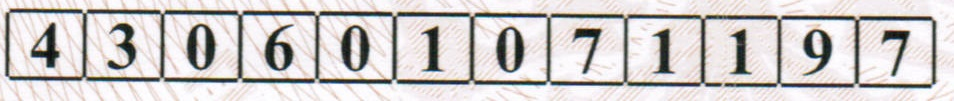
#> input picture image/frames/1.jpg, 954 x 101 px, found by its file name; its folder holds only this picture in this run
$ python generate_digits_from_image.py   (older library calls are emulated)
#> lines starting #> are read from the running program, lines starting #| are printed output that depends on the picture; after the words box and inside, x2 and y2 are one past the last pixel; in counts of white or black regions, pixels touching at a corner belong together
#> further down, image_rgb is the input picture: shape (101, 954, 3); mean B, G, R 201.8, 202.7, 207
import os
import cv2
import numpy as np
import matplotlib.pyplot as plt

images_dir = 'image/frames'


def crop_image_by_rect(image, rect):
    return image[rect[1]:rect[1] + rect[3], rect[0]:rect[0] + rect[2]]


def crop_image_by_center_wh(image, center, w, h):
    return image[center[1] - h // 2:center[1] + h // 2, center[0] - w // 2:center[0] + w // 2]


def crop_image_by_2_corners(image, top_left, bottom_right):
    return image[top_left[1]:bottom_right[1], top_left[0]:bottom_right[0]]


def crop_image_by_4_corners(image, corners):
    top_left = tuple(corners[0][0])
    bottom_right = tuple(corners[2][0])

    return crop_image_by_2_corners(image, top_left, bottom_right)


def prepare_image(image, threshold_level, inverse=False):
#> called with threshold_level = 90, inverse = True
    img_gray = cv2.cvtColor(image, cv2.COLOR_BGR2GRAY)
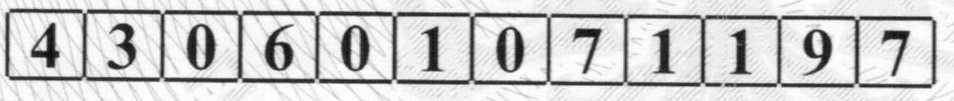
#> img_gray: shape (101, 954); min 10, max 255, mean 203.9

    # Threshold binary
    if inverse:
        ret, thresh_bin = cv2.threshold(img_gray, threshold_level, 255, cv2.THRESH_BINARY_INV)
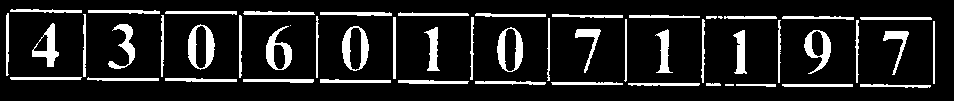
#> thresh_bin: shape (101, 954); 12.7% white; 54 white regions (3 under 20 px)
#> ret = 90
    else:
        ret, thresh_bin = cv2.threshold(img_gray, threshold_level, 255, cv2.THRESH_BINARY)

    return thresh_bin


def find_digit_frames(img):
    img_thresh = prepare_image(img, 200)

    m2, finded_contours, hierarchy = cv2.findContours(img_thresh, cv2.RETR_TREE, cv2.CHAIN_APPROX_SIMPLE)

    digit_frame_list = []
    for cnt in finded_contours:
        peri = cv2.arcLength(cnt, True)
        approx = cv2.approxPolyDP(cnt, 0.13 * peri, True)
        area_threshold = 10
        area = cv2.contourArea(cnt)

        if len(approx) == 4 and area > area_threshold:
            img_thresh_hard = prepare_image(img, 127)
            digit_frame = crop_image_by_4_corners(img_thresh_hard, approx)

            digit_frame_list.append(digit_frame)

    fig = plt.figure()
    for i, digit_frame in enumerate(reversed(digit_frame_list)):
        fig.add_subplot(1, len(digit_frame_list), i + 1)
        plt.axis('off')
        plt.imshow(digit_frame, cmap='gray')
    plt.show()

    return reversed(digit_frame_list)


def find_digit_inside_frame(img):
    img_thresh = prepare_image(img, 90, inverse=True)
    img_shape = img_thresh.shape
#> img_shape = (101, 954)

    # Get contours
    m2, finded_contours, hierarchy = cv2.findContours(img_thresh.copy(), cv2.RETR_EXTERNAL, cv2.CHAIN_APPROX_SIMPLE)
#> finded_contours = 54 contours, 4 with area under 20; largest, box (x1, y1, x2, y2) and area: (188, 24, 215, 70) 916, (342, 26, 369, 71) 904, (497, 27, 523, 72) 876, (804, 30, 831, 74) 653, (266, 26, 292, 70) 652

    # Get rectangles contains each contour
    rects = [cv2.boundingRect(ctr) for ctr in finded_contours]
#> rects = 54 items, first 6: (860, 84, 71, 4), (782, 84, 71, 3), (736, 84, 40, 3), (725, 84, 9, 2), (706, 83, 15, 3), (628, 83, 72, 3)

    digit_frame_list = []
    for rect in rects:
        digit_frame = crop_image_by_rect(img_thresh, rect)

        # Horizon pads count = height * 1 / 5. If equal 0, then min 1
        horizon_pads_count = rect[3] * 2 // 5
        if horizon_pads_count == 0:
            horizon_pads_count = 1
        # Vertical pads count = ((horizon_pads_count * 2 + img_height) - img_width) // 2
        vertical_pads_count = ((horizon_pads_count * 2 + rect[3]) * 5 // 6 - rect[2]) // 2
        if vertical_pads_count <= 0:
            vertical_pads_count = 1

        # Add padding
        digit_frame = np.pad(digit_frame, ((horizon_pads_count, horizon_pads_count), (vertical_pads_count, vertical_pads_count)),
               'constant', constant_values=(0, 0))

        digit_frame_list.append(cv2.bitwise_not(digit_frame))
#> this loop made 54 passes
#> (rect, digit_frame) on pass 24: ((290, 25, 1, 1), [[0, 0, 0], [0, 255, 0], [0, 0, 0]])
#> rect on passes 1 to 6: (860, 84, 71, 4), (782, 84, 71, 3), (736, 84, 40, 3), (725, 84, 9, 2), (706, 83, 15, 3), (628, 83, 72, 3)
#> after the loop, digit_frame_list = 54 items

    return reversed(digit_frame_list)


def save_images(folder, parent_name, images_list):
#> called with folder = 'image/frames/digits', parent_name = '1'
    for i, image in enumerate(images_list):
        print('{0}/{1}_{2}.jpg'.format(folder, parent_name, i + 1))
        cv2.imwrite('{0}/{1}_{2}.jpg'.format(folder, parent_name, i + 1), image)


images_file_names_list = [file for file in os.listdir(images_dir) if os.path.isfile(images_dir + '/' + file)]
images_count = len(images_file_names_list)

print(images_file_names_list)

fig = plt.figure()
for i, image_file_name in enumerate(images_file_names_list):
    image_rgb = cv2.imread(images_dir + '/' + image_file_name)

    digit_frame_list = find_digit_inside_frame(image_rgb)

    save_images(images_dir + '/digits', os.path.splitext(image_file_name)[0], digit_frame_list)
